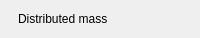
               <widget class="QFrame" name="setDistributedMass">
                <property name="minimumSize">
                 <size>
                  <width>0</width>
                  <height>38</height>
                 </size>
                </property>
                <property name="maximumSize">
                 <size>
                  <width>16777215</width>
                  <height>38</height>
                 </size>
                </property>
                <property name="role" stdset="0">
                 <string>statusRow</string>
                </property>
                <property name="bind_fixedHeight" stdset="0">
                 <string>rh</string>
                </property>
                <layout class="QHBoxLayout" name="setDistributedMassLayout" stretch="0,0,0,0,1">
                 <property name="spacing">
                  <number>0</number>
                 </property>
                 <property name="leftMargin">
                  <number>0</number>
                 </property>
                 <property name="topMargin">
                  <number>0</number>
                 </property>
                 <property name="rightMargin">
                  <number>0</number>
                 </property>
                 <property name="bottomMargin">
                  <number>0</number>
                 </property>
                 <item>
                  <widget class="QLabel" name="setDistributedMassDot">
                   <property name="minimumSize">
                    <size>
                     <width>6</width>
                     <height>6</height>
                    </size>
                   </property>
                   <property name="maximumSize">
                    <size>
                     <width>6</width>
                     <height>6</height>
                    </size>
                   </property>
                   <property name="role" stdset="0">
                    <string>dot</string>
                   </property>
                   <property name="tone" stdset="0">
                    <string>ok</string>
                   </property>
                   <property name="bind_tone" stdset="0">
                    <string>setup.distributedMass ? 'ok' : 'faint'</string>
                   </property>
                  </widget>
                 </item>
                 <item>
                  <spacer name="gap_42">
                   <property name="orientation">
                    <enum>Qt::Orientation::Horizontal</enum>
                   </property>
                   <property name="sizeType">
                    <enum>QSizePolicy::Policy::Fixed</enum>
                   </property>
                   <property name="sizeHint" stdset="0">
                    <size>
                     <width>12</width>
                     <height>1</height>
                    </size>
                   </property>
                  </spacer>
                 </item>
                 <item>
                  <widget class="QLabel" name="setDistributedMassLabel">
                   <property name="text">
                    <string>Distributed mass</string>
                   </property>
                   <property name="minimumSize">
                    <size>
                     <width>102</width>
                     <height>0</height>
                    </size>
                   </property>
                   <property name="role" stdset="0">
                    <string>rowLabel</string>
                   </property>
                  </widget>
                 </item>
                 <item>
                  <spacer name="hSpacer_29">
                   <property name="orientation">
                    <enum>Qt::Orientation::Horizontal</enum>
                   </property>
                   <property name="sizeHint" stdset="0">
                    <size>
                     <width>10</width>
                     <height>20</height>
                    </size>
                   </property>
                  </spacer>
                 </item>
                 <item>
                  <widget class="QLabel" name="setDistributedMassValue">
                   <property name="alignment">
                    <set>Qt::AlignmentFlag::AlignRight|Qt::AlignmentFlag::AlignVCenter</set>
                   </property>
                   <property name="role" stdset="0">
                    <string>rowValue</string>
                   </property>
                   <property name="bind" stdset="0">
                    <string>Format.onOff(setup.distributedMass)</string>
                   </property>
                   <property name="elide" stdset="0">
                    <bool>true</bool>
                   </property>
                  </widget>
                 </item>
                </layout>
               </widget>
